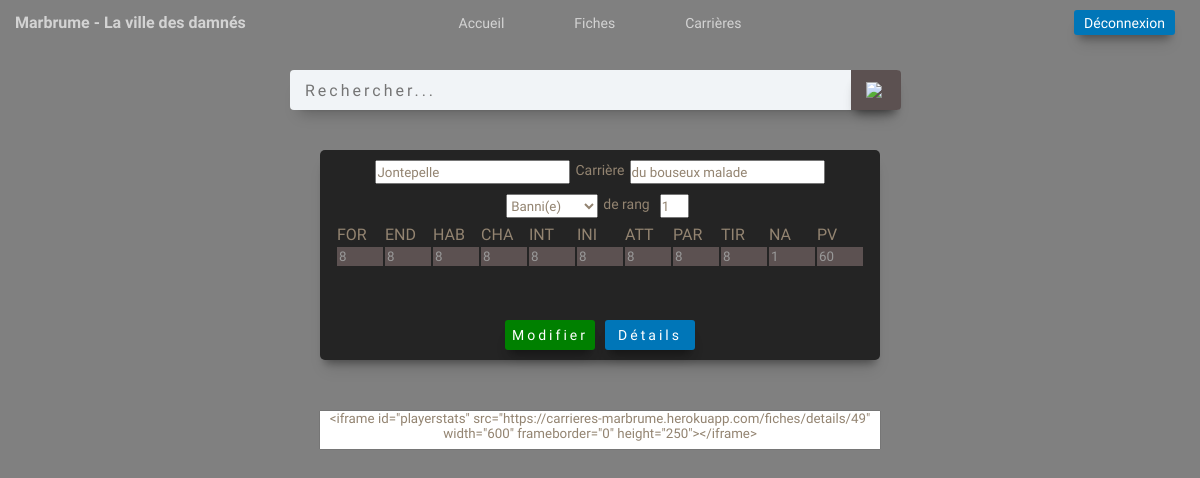
/fiches/49 (signed in), run on the app's committed database.
### fiches/models.py (models this page shows, shortened)
class CharacterSheet(models.Model):
    name = models.CharField(max_length=50, blank=True, null=True)
    group = models.CharField(
        max_length=50, choices=CHOICES, default='Groupe', blank=False, null=True)
    rank = models.IntegerField(blank=True, null=True)
    path = models.CharField(max_length=50, blank=True, null=True)
    For = models.IntegerField(blank=True, null=True, default=8)
    End = models.IntegerField(blank=True, null=True, default=8)
    Hab = models.IntegerField(blank=True, null=True, default=8)
    Char = models.IntegerField(blank=True, null=True, default=8)
    Int = models.IntegerField(blank=True, null=True, default=8)
    Ini = models.IntegerField(blank=True, null=True, default=8)
    Att = models.IntegerField(blank=True, null=True, default=8)
    Par = models.IntegerField(blank=True, null=True, default=8)
    Tir = models.IntegerField(blank=True, null=True, default=8)
    Na = models.IntegerField(blank=True, null=True, default=1)
    Pv = models.IntegerField(blank=True, null=True, default=60)
    created = models.TimeField(auto_now_add=True, null=True)
    class Meta:
        ordering = ['-created']

### fiches/views.py (the view)
# urls.py: path('fiches/<str:pk>', views.fiche, name="charsheet"),
@login_required(login_url='login')
def fiche(request, pk):
    fiche = CharacterSheet.objects.get(id=pk)
    page_title = f"Carrière {fiche.name}"
    if request.method == "POST":
        form = CharacterSheetForm(request.POST)
        if form.is_valid():
            fiche = form.save(commit=False)
            fiche.save()
            return redirect('/')
    context = {'page_title': page_title, 'fiche': fiche, 'proxy': PROXY, 'url': URL}
    return render(request, 'fiches/sheets.html', context)

### fiches/templates/fiches/sheets.html (shortened to what this page needs)
{% extends "fiches/index.html" %}
{% load static %}
{% block content %}
<div class="container">
    <div class="sheet-container">
        <form action="{% url 'edit' fiche.id %}" method="POST" name="sheet-form">
        <table class="sheet-table">
            <div class="sheet-table-header">
                <input type="text" name="name" class="sheet-name" value="{{fiche.name}}">
                <p> Carrière </p>
                <input type="text" name="path" name="path" class="sheet-group" value="{{fiche.path}}">
            </div>
            <div class="sheet-table-header sub">
                <select name="group" >
                    <option selected="{{fiche.group}}" value="{{fiche.group}}">{{fiche.group}}</option>
                  </select>
                <p>de rang</p>
                <input type="number" name="rank" value="{{fiche.rank}}">
            </div>
            <tr>
                <td style="border-bottom: none;">FOR</td>
                <td style="border-bottom: none;">END</td>
                <td style="border-bottom: none;">HAB</td>
                <td style="border-bottom: none;">CHA</td>
                <td style="border-bottom: none;">INT</td>
                <td style="border-bottom: none;">INI</td>
                <td style="border-bottom: none;">ATT</td>
                <td style="border-bottom: none;">PAR</td>
                <td style="border-bottom: none;">TIR</td>
                <td style="border-bottom: none;">NA</td>
                <td style="border-bottom: none;">PV</td>
            </tr>
            <tr>
                <td><input type="number" name="For" min="4" max="16" value="{{fiche.For}}"></td>
                <td><input type="number" name="End" min="4" max="16" value="{{fiche.End}}"></td>
                <td><input type="number" name="Hab" min="4" max="16" value="{{fiche.Hab}}"></td>
                <td><input type="number" name="Char" min="4" max="16" value="{{fiche.Char}}"></td>
                <td><input type="number" name="Int" min="4" max="16" value="{{fiche.Int}}"></td>
                <td><input type="number" name="Ini" min="4" max="16" value="{{fiche.Ini}}"></td>
                <td><input type="number" name="Att" min="4" max="16" value="{{fiche.Att}}"></td>
                <td><input type="number" name="Par" min="4" max="16" value="{{fiche.Par}}"></td>
                <td><input type="number" name="Tir" min="4" max="16" value="{{fiche.Tir}}"></td>
                <td><input type="number" name="Na" min="1" max="16" value="{{fiche.Na}}"></td>
                <td><input type="number" name="Pv" min="60" max="120" value="{{fiche.Pv}}"></td>
            </tr>
            <div class="sheet-table-btns-grp">
                <button type="submit" class="sheet-table-btn">Modifier</button>
            <a class="btn-link" href="{% url 'charsheet_details' fiche.id %}"><div class="sheet-table-btn details button">Détails</div></a>
            </div>
        </table>
    </form>
    </div>
<textarea class="sheet_url"><iframe id="playerstats" src="{{url}}{{fiche.id}}" width="600" frameborder="0" height="250"></iframe></textarea>
</div>
{% endblock %}

### static/styles/main.css (style rules this page uses)
* { margin: 0; padding: 0; color: #938471; transition: 250ms all; font-family: "Caudex", serif; }
a { text-decoration: none; color: inherit; }
body, html { width: 100%; height: 100%; background-image: url(../images/5aDIbZs.png); background-color: #808080; overflow: hidden; }
button, .button { border: none !important; outline: none !important; border-radius: 3px; cursor: pointer !important; box-shadow: rgb(0 0 0 / 12%) 0px 13px 15px -5px, rgb(0 0 0 / 35%) 0px 8px 8px -5px; }
.container { position: absolute; width: 100%; top: 50px; bottom: 0px; }

### static/styles/sheets.css (style rules this page uses)
.sheet-container { position: relative; left: 50%; width: 560px; height: 210px; margin-top: 100px; margin-bottom: 50px; border-radius: 5px; transform: translateX(-50%); box-shadow: rgb(0 0 0 / 12%) 0px 13px 15px -5px, rgb(0 0 0 / 35%) 0px 8px 8px -5px; background-image: url(../images/yNoKK6g.png); background-color: #242424; }
.sheet_url { position: relative; left: 50%; width: 560px; height: 38px; transform: translateX(-50%); text-align: center; resize: none; }

### static/styles/tables.css (style rules this page uses)
.sheet-table { position: relative; width: 560px; top: 15px; display: flex; justify-content: center; }
.sheet-table input { width: 42px; background-color: #5c5151; border: 2px solid #5c5151; color: #999999; }
.sheet-table-header { position: relative; display: flex; justify-content: center; top: 10px; }
.sheet-table-header input { margin: 0 5px 0 5px; }
.sheet-table-header input { height: 20px; }
.sheet-table-header p { position: relative; bottom: -2px; font-size: 14px !important; }
.sub { margin-top: 10px; }
.sub input { width: 25px; }
.sub p { margin: 0 5px 0 5px; }
.sheet-table-btns-grp { position: absolute; display: flex; left: 50%; bottom: 10px; transform: translateX(-50%); }
.sheet-table-btn { position: relative; display: flex; align-items: center; justify-content: center; font-size: 14px; width: 90px; height: 30px; margin: 0 5px 0 5px; background-color: green; color: #ffffff !important; letter-spacing: 3px; }
.details { background-color: #0076B8; }

### data on the page
CharacterSheet: name "Jontepelle", path "du bouseux malade", group "Banni(e)", rank "1", For "8", End "8", Hab "8", Char "8", Int "8", Ini "8", Att "8", Par "8", Tir "8", Na "1", Pv "60", id "<iframe id=\"playerstats\" src=\"https://carrieres-marbrume.herokuapp.com/fiches/details/49\" width=\"600\" frameborder=\"0\" height=\"250\"></iframe>"
